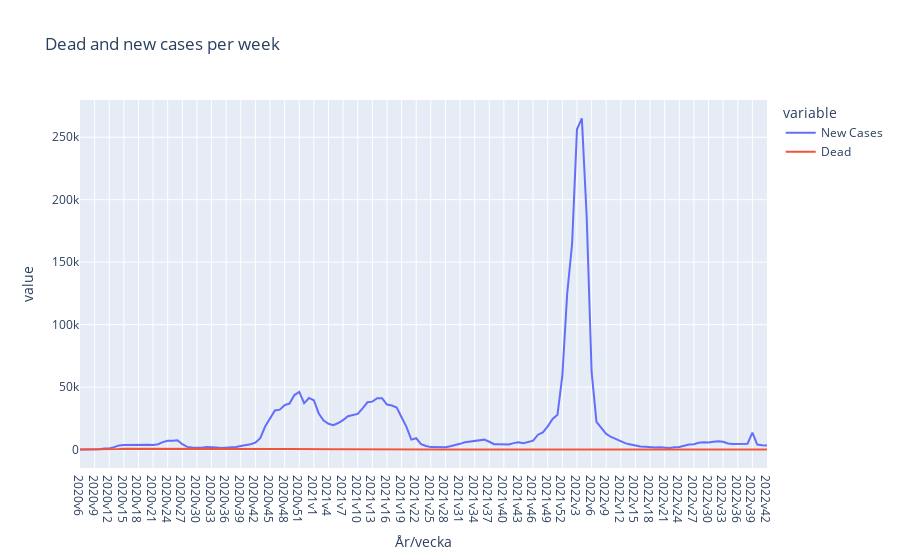

Here is the notebook cell this chart was saved with:
### Markdown cell above
____________

### Code cell
import plotly.express as px


fig = px.line( x=weeks,
               y=[weekly_cases, dead_per_week], 
               title="Dead and new cases per week",
               labels={'x': 'År/vecka'},

)
was = {
"wide_variable_0": "New Cases",
"wide_variable_1": "Dead",     
}
            
fig.for_each_trace(lambda t: t.update(name=was[t.name]))            
fig.show()

### Figure 1 — Plotly figure (JSON) as saved in the notebook; plotly's stock layout.template omitted (floating-point values rounded to 4 significant figures; data arrays with more than 128 entries replaced by an {"elided": "..."} marker saying what was removed)
{"data": [{"hovertemplate": "variable=wide_variable_0<br>År/vecka=%{x}<br>value=%{y}<extra></extra>", "legendgroup": "wide_variable_0", "line": {"color": "#636efa", "dash": "solid"}, "marker": {"symbol": "circle"}, "mode": "lines", "name": "New Cases", "orientation": "v", "showlegend": true, "type": "scatter", "x": {"elided": "142 str values"}, "xaxis": "x", "y": {"elided": "142 int values"}, "yaxis": "y"}, {"hovertemplate": "variable=wide_variable_1<br>År/vecka=%{x}<br>value=%{y}<extra></extra>", "legendgroup": "wide_variable_1", "line": {"color": "#EF553B", "dash": "solid"}, "marker": {"symbol": "circle"}, "mode": "lines", "name": "Dead", "orientation": "v", "showlegend": true, "type": "scatter", "x": {"elided": "142 str values"}, "xaxis": "x", "y": {"elided": "142 int values"}, "yaxis": "y"}], "layout": {"legend": {"title": {"text": "variable"}, "tracegroupgap": 0}, "title": {"text": "Dead and new cases per week"}, "xaxis": {"anchor": "y", "domain": [0, 1], "title": {"text": "År/vecka"}}, "yaxis": {"anchor": "x", "domain": [0, 1], "title": {"text": "value"}}}}
